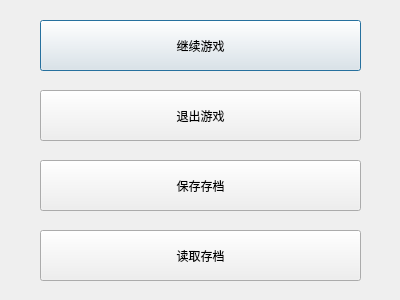
<?xml version="1.0" encoding="UTF-8"?>
<ui version="4.0">
 <class>PauseMenuClass</class>
 <widget class="QDialog" name="PauseMenuClass">
  <property name="geometry">
   <rect>
    <x>0</x>
    <y>0</y>
    <width>400</width>
    <height>300</height>
   </rect>
  </property>
  <property name="minimumSize">
   <size>
    <width>400</width>
    <height>300</height>
   </size>
  </property>
  <property name="maximumSize">
   <size>
    <width>400</width>
    <height>300</height>
   </size>
  </property>
  <property name="windowTitle">
   <string>PauseMenu</string>
  </property>
  <property name="windowIcon">
   <iconset resource="images.qrc">
    <normaloff>:/images/images/icon.png</normaloff>:/images/images/icon.png</iconset>
  </property>
  <widget class="QPushButton" name="continueBtn">
   <property name="geometry">
    <rect>
     <x>40</x>
     <y>20</y>
     <width>321</width>
     <height>51</height>
    </rect>
   </property>
   <property name="text">
    <string>继续游戏</string>
   </property>
  </widget>
  <widget class="QPushButton" name="saveBtn">
   <property name="geometry">
    <rect>
     <x>40</x>
     <y>160</y>
     <width>321</width>
     <height>51</height>
    </rect>
   </property>
   <property name="text">
    <string>保存存档</string>
   </property>
  </widget>
  <widget class="QPushButton" name="loadBtn">
   <property name="geometry">
    <rect>
     <x>40</x>
     <y>230</y>
     <width>321</width>
     <height>51</height>
    </rect>
   </property>
   <property name="text">
    <string>读取存档</string>
   </property>
  </widget>
  <widget class="QPushButton" name="exitBtn">
   <property name="geometry">
    <rect>
     <x>40</x>
     <y>90</y>
     <width>321</width>
     <height>51</height>
    </rect>
   </property>
   <property name="text">
    <string>退出游戏</string>
   </property>
  </widget>
 </widget>
 <layoutdefault spacing="6" margin="11"/>
 <resources>
  <include location="images.qrc"/>
 </resources>
 <connections/>
</ui>
